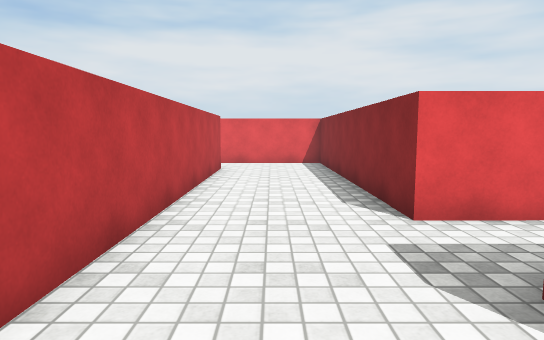
View 1 (above)

24 first-person views from a walk through a scene from a Unity 3-D project. The camera is 1.2 m above the floor, tilts 6° down and sees 75° across. The floor is counted in squares, 1 m on a side. Each view is taken from the middle of a square. On the plan, view 1 faces up. The plan holds only what a view shows up to about 14 squares ahead; the rest is blank. The place goes on beyond the plan. The player is left out. Surface patterns are stand-ins for the level's own textures.

View 2
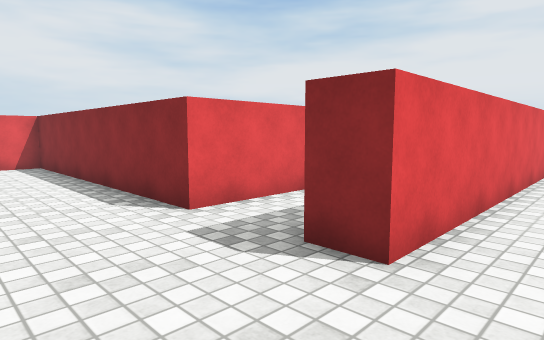

View 3
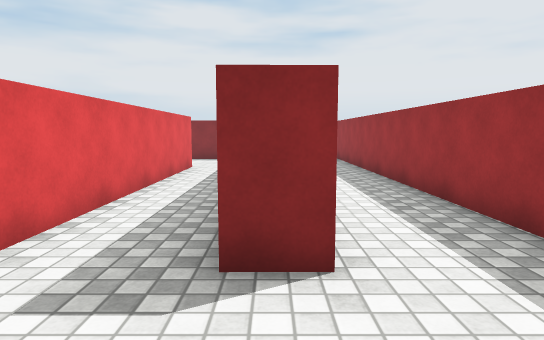

View 4
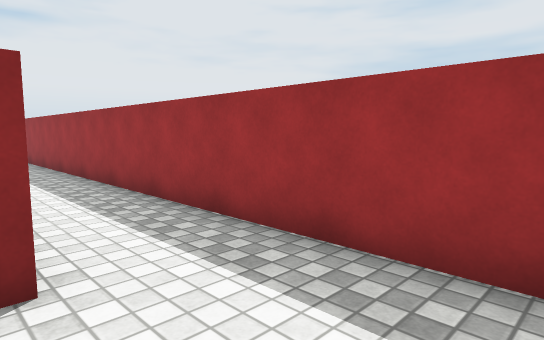

View 5
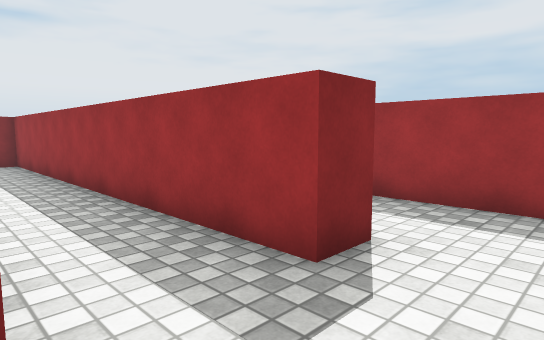

View 6
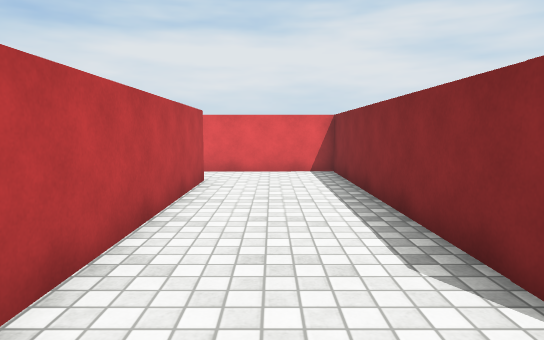

View 7
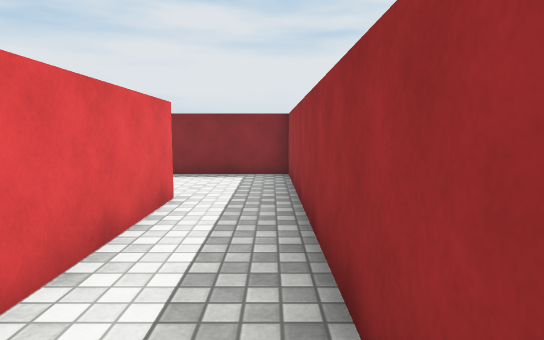

View 8
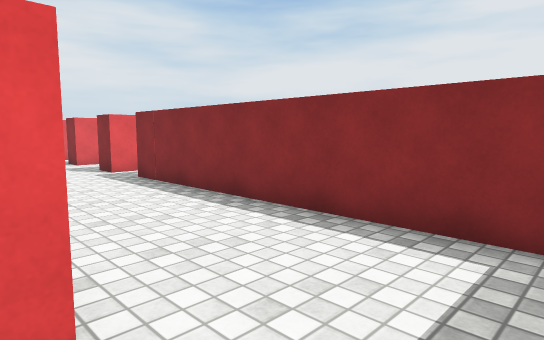

View 9
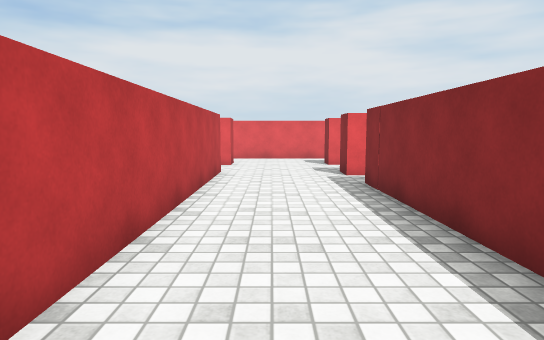

View 10
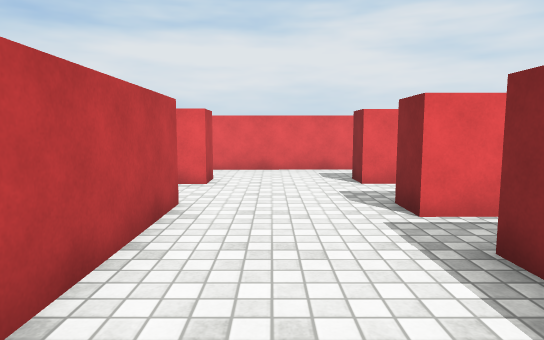

View 11
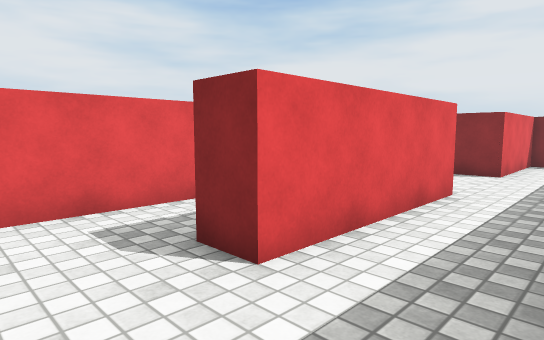

View 12
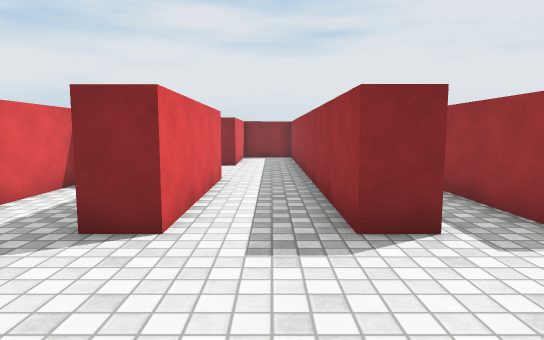

View 13
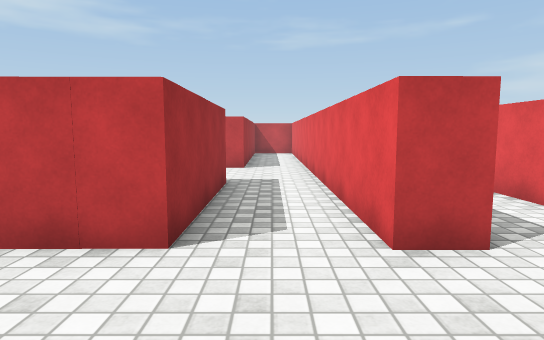

View 14
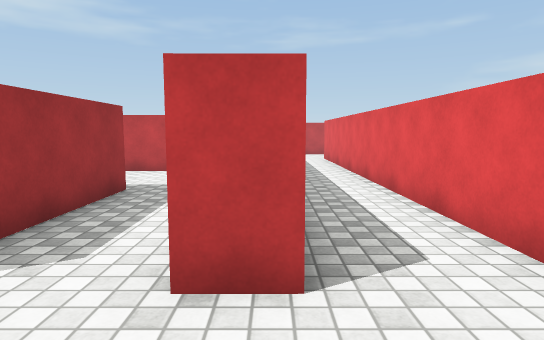

View 15
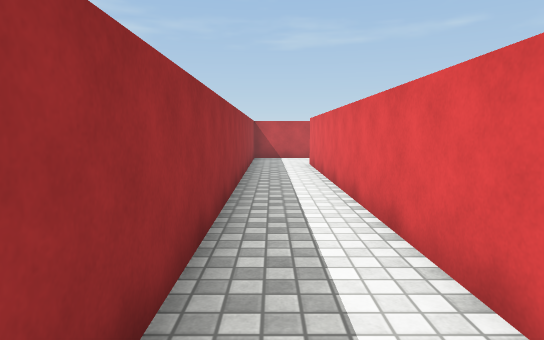

View 16
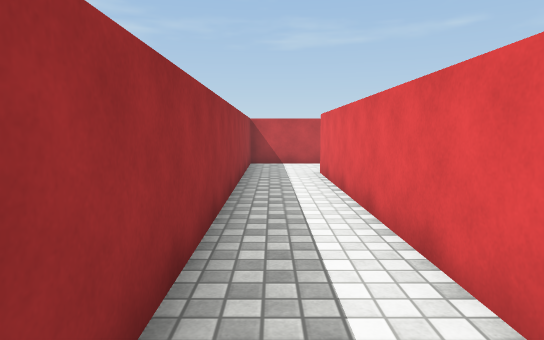

View 17
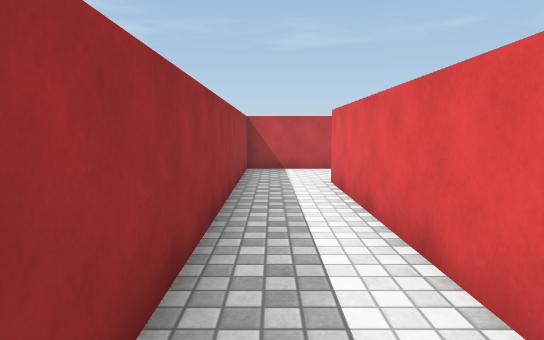

View 18
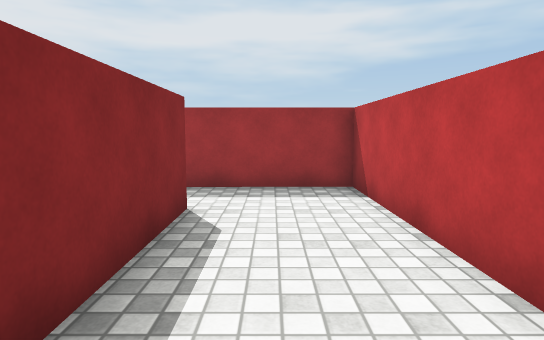

View 19
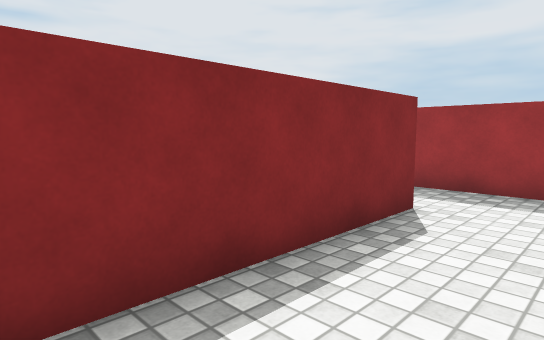

View 20
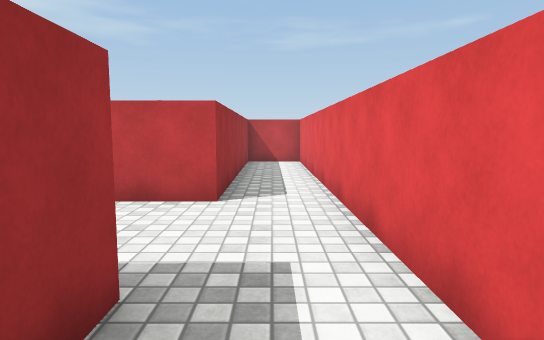

View 21
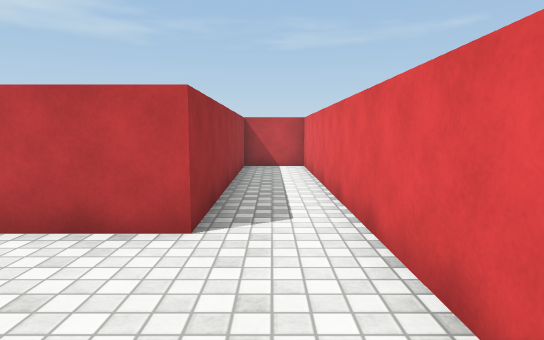

View 22
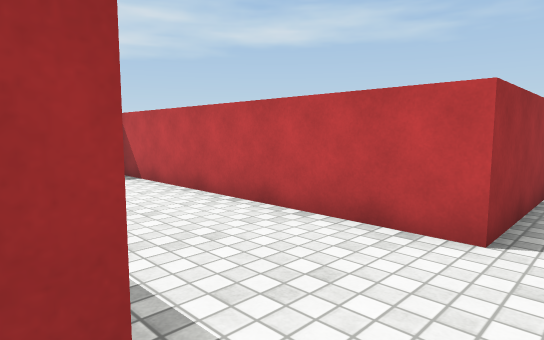

View 23
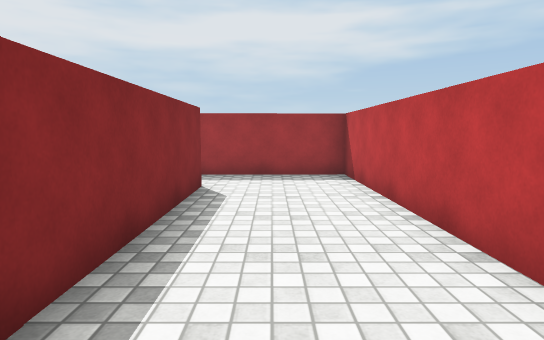

View 24
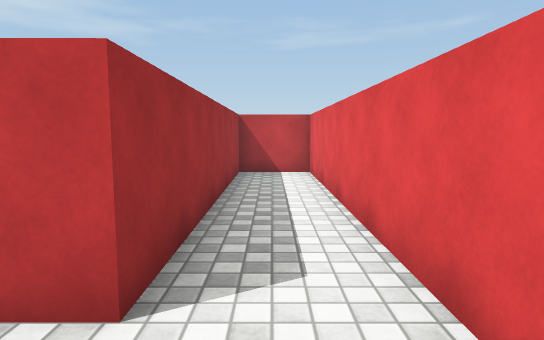

### Floor plan
Points are (right, up) in squares from view 1. A wall is a line through its corners. A room is listed if a view was taken in it or the views show most of it. See-through windows are left out.
Room 1 (views 1, 2, 3, 4, 5, 6, 7, 8)
walls: (10.4, 1.5) (2, 1.5) (2, 2.5) (11.6, 2.5); (11.6, 4.8) (2, 4.8) (1.9, 13.9) (-2.2, 13.9); (-0.7, -1.1) (15.8, -1.1); (-1.7, 11.9) (-1.7, 2)
ways out: opening at (12, 3.5) to room 2; opening at (-2, 12.5)
Room 2 (views 9, 10, 11, 13, 14, 15, 16, 17, 18, 19)
walls: (11.4, 18.3) (11.4, 17.2); (11.4, 14.9) (11.5, 5.8); (16.3, 14) (15.2, 14) (15.2, 14.9) (24.8, 15); (15.6, 12.4) (18.3, 12.4); (19.2, 20.5) (-2.6, 20.4) (-2.7, 25.8); (20.4, 17.3) (15.2, 17.3) (15.2, 18.4); (27.5, 17.3) (24.1, 17.3) (24, 18.6); (11.6, 2.5) (15.3, 2.5) (15.2, 12.5); (-5.8, 23.8) (-5.8, 18.2) (10.2, 18.2)
ways out: opening at (12, 3.5) to room 1; opening at (12, 16) to room 3
Room 3 (views 12, 20, 21, 22, 23, 24)
walls: (6.4, 14.9) (11.4, 14.9); (6.6, 8.1) (6.6, 14.2); (11.4, 17.2) (-5.8, 17.2) (-5.8, 14.8) (2.9, 14.9) (2.9, 5.8) (7.1, 5.8)
ways out: opening at (12, 16) to room 2; opening at (7, 7.5)

Where each view was taken, in squares from view 1:
view 1: 0 up, 0 right, facing up
view 2: 0 up, 1 left, facing up-right
view 3: 2 up, 1 left, facing right
view 4: 2 up, 1 left, facing down-right
view 5: 5 up, 0 right, facing down-right
view 6: 3 up, 0 right, facing up
view 7: 3 up, 5 right, facing right
view 8: 3 up, 11 right, facing up-right
view 9: 4 up, 13 right, facing up
view 10: 9 up, 13 right, facing up
view 11: 15 up, 13 right, facing up-right
view 12: 16 up, 11 right, facing right
view 13: 16 up, 15 right, facing left
view 14: 18 up, 14 right, facing left
view 15: 19 up, 11 right, facing left
view 16: 19 up, 8 right, facing left
view 17: 19 up, 6 right, facing left
view 18: 26 up, 4 left, facing down
view 19: 26 up, 5 left, facing down-right
view 20: 16 up, 9 right, facing left
view 21: 16 up, 7 right, facing left
view 22: 16 up, 7 right, facing down-left
view 23: 16 up, 5 right, facing down
view 24: 16 up, 5 right, facing left
